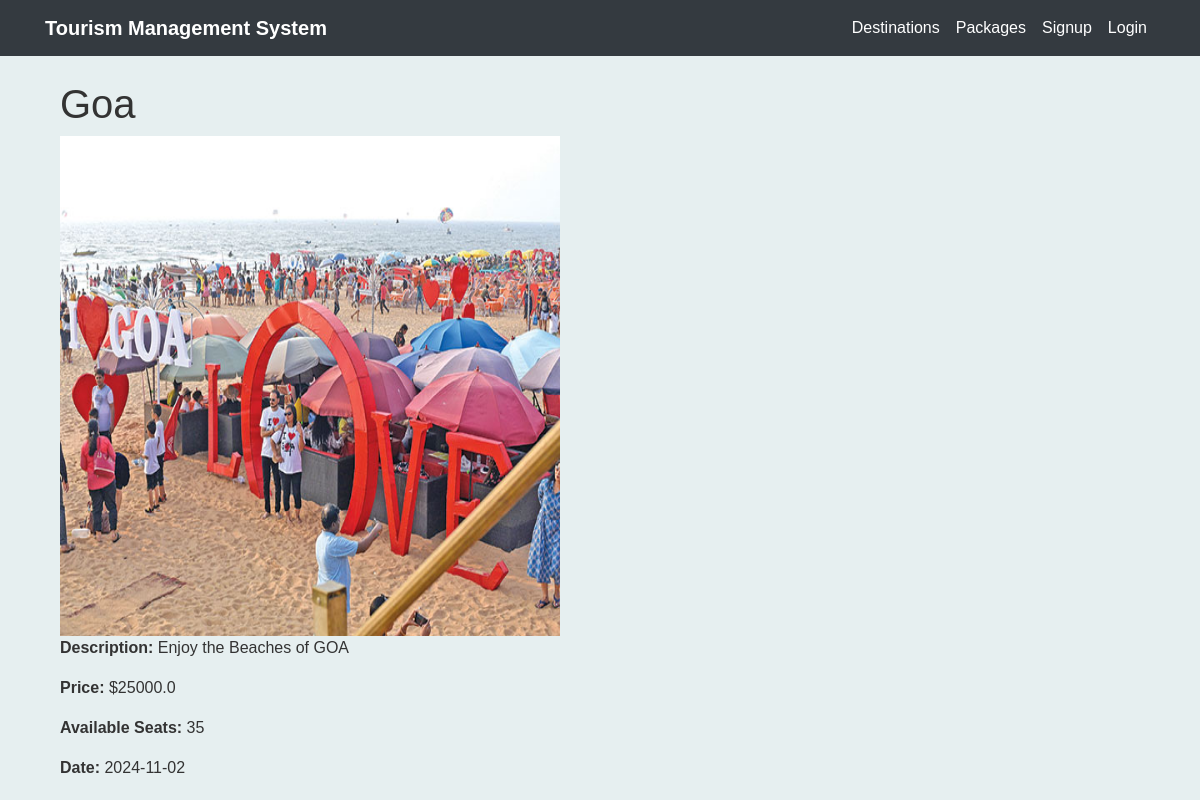
The app's page /view_destination/1 with its own data.
### main.py (models this page shows, shortened)
class Destination(db.Model):
    __tablename__ = "destinations"
    id = db.Column(db.Integer, primary_key=True, autoincrement=True)
    name = db.Column(db.String(100), nullable=False)
    description = db.Column(db.String(200), nullable=False)
    image_url = db.Column(db.String(200), nullable=False)
    date = db.Column(db.String(100), nullable=False)
    price = db.Column(db.Float, nullable=False)
    available_seats = db.Column(db.Integer, default=0)

### main.py (the view)
@app.route("/view_destination/<int:destination_id>", methods=["GET", "POST"])
def view_destination(destination_id):
    destination = Destination.query.get(destination_id)
    return render_template("view_destination.html", destination=destination)

### templates/view_destination.html
{% extends "base.html" %}
{% block content %}
    <div class="container">
        <h1>{{ destination.name }}</h1>
        <img src="{{ destination.image_url }}" alt="{{ destination.name }}" height="500" width="500">
        <p><strong>Description:</strong> {{ destination.description }}</p>
        <p><strong>Price:</strong> ${{ destination.price }}</p>
        <p><strong>Available Seats:</strong> {{ destination.available_seats }}</p>
        <p><strong>Date:</strong> {{ destination.date }}</p>
    </div>
{% endblock %}

### static/style.css (style rules this page uses)
body { font-family: Arial, sans-serif; background-color: #E6EFF0; color: #333; }

### records on screen
Destination: name "Goa", image_url (picture), description "Enjoy the Beaches of GOA", price "25000.0", available_seats "35", date "2024-11-02"
